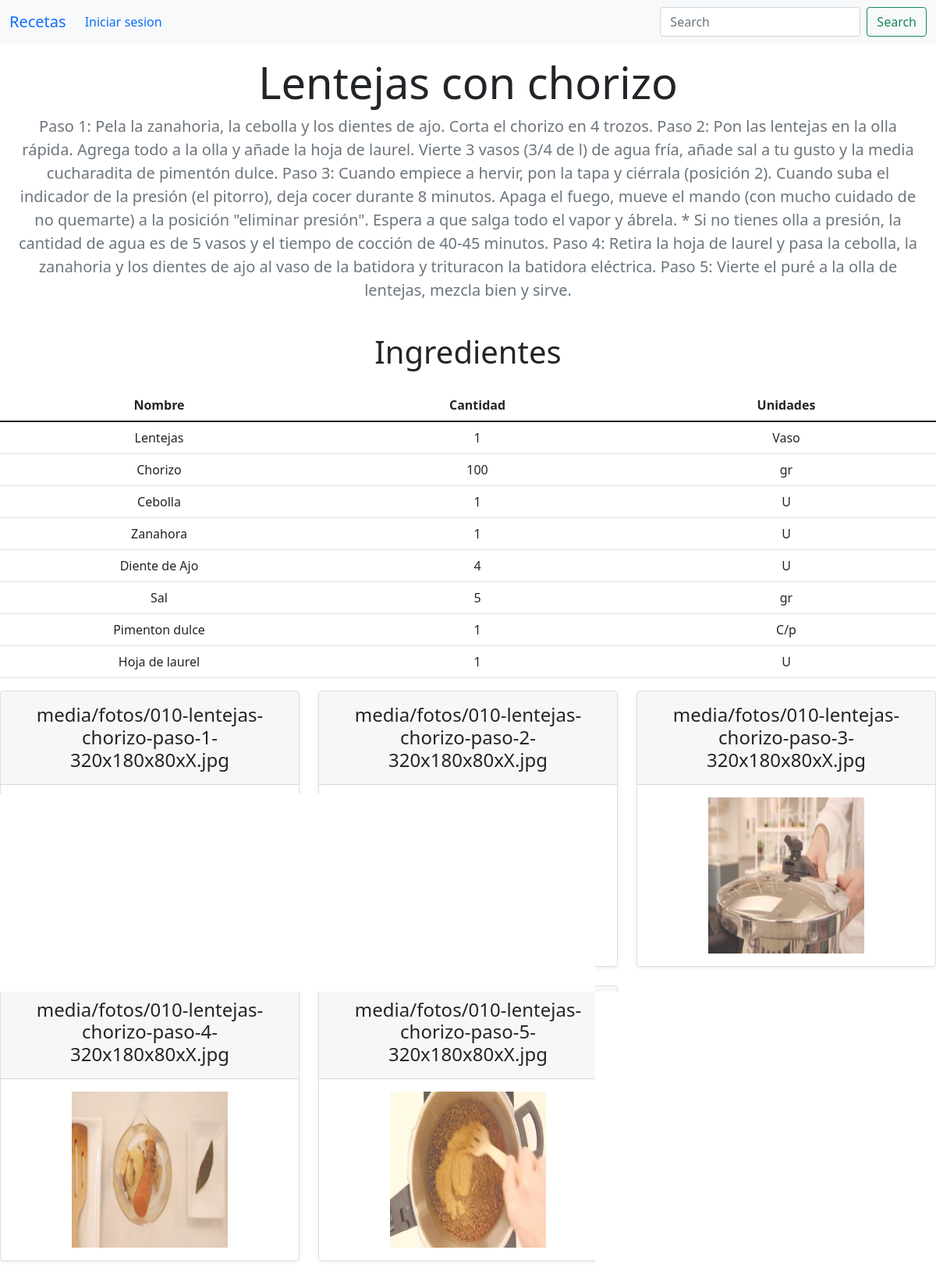
Page /ver_receta/14 on the committed database.
### recetas/models.py (models this page shows, shortened)
class Receta(models.Model):
  nombre       = models.CharField(max_length=200)
  preparación  = models.TextField(max_length=5000)

class Ingrediente(models.Model):
  nombre        = models.CharField(max_length=100)
  cantidad      = models.PositiveSmallIntegerField()
  unidades      = models.CharField(max_length=5)
  receta        = models.ForeignKey(Receta, on_delete=models.CASCADE)

class Foto(models.Model):
    foto = models.FileField(upload_to='media/fotos')
    receta = models.ForeignKey(Receta, on_delete=models.CASCADE, null=False, blank=False)

### recetas/views.py (the view)
# urls.py: path('ver_receta/<int:pk>', views.ver_receta, name='ver_receta'),
def ver_receta(request,pk):
    receta = Receta.objects.get(id=pk)
    ingredientes = Ingrediente.objects.filter(receta = pk)
    fotos = Foto.objects.filter(receta = pk)
    return render(request,'ver_receta.html',{'receta' : receta, 'ingredientes':ingredientes, 'fotos':fotos})

### recetas/templates/ver_receta.html (shortened to what this page needs)
{% extends "base.html" %}
{% load static %}
{% block main %}
<div class="pricing-header p-3 pb-md-4 mx-auto text-center">
  <h1 class="display-4 fw-normal">{{receta.nombre}}</h1>
  <p class="fs-5 text-muted">{{receta.preparación}}</p>
</div>
<h2 class="display-6 text-center mb-4">Ingredientes</h2>
<div class="table-responsive">
  <table class="table text-center">
    <thead>
      <tr>
        <th style="width: 34%;">Nombre</th>
        <th style="width: 34%;">Cantidad</th>
        <th style="width: 34%;">Unidades</th>
      </tr>
    </thead>
    <tbody>
      {% for ingrediente in ingredientes %}
      <tr>
        <td>{{ingrediente.nombre}}</td>
        <td>{{ingrediente.cantidad}}</td>
        <td>{{ingrediente.unidades}}</td>
      </tr>
      {% endfor %}
    </tbody>
  </table>
</div>
<div class="row row-cols-1 row-cols-md-3 mb-3 text-center">
  {% for foto in fotos %}
  <div class="col">
    <div class="card mb-4 rounded-3 shadow-sm">
      <div class="card-header py-3">
        <h4 class="my-0 fw-normal">{{foto.foto}}</h4>
      </div>
      <div class="card-body">
        <img height="200" width="200" title="dashboard" src="/media/{{foto.foto}}" alt="Logo ORI"
          class="brand-image img-circle elevation-3" style="opacity: .8">
      </div>
    </div>
  </div>
  {% endfor %}
</div>
{% endblock %}

### recetas/templates/base.html (shortened to what this page needs)
<!doctype html>
<html lang="en">
<head>
    <link href="https://cdn.jsdelivr.net/npm/bootstrap@5.1.3/dist/css/bootstrap.min.css" rel="stylesheet"
>
</head>
<body>
    <nav class="navbar navbar-expand-lg bg-light">
        <div class="container-fluid">
            <a class="navbar-brand" href="{% url 'recetas' %}">Recetas</a>
            <div class="collapse navbar-collapse" id="navbarSupportedContent">
                <ul class="navbar-nav me-auto mb-2 mb-lg-0">
                    {% if user.is_authenticated %}
                    <li class="nav-item">
                        {{user.email}}
                    </li>
                    <li class="nav-item">
                        <a class="nav-link" href="{% url 'logout' %}">Cerrar sesion</a>
                    </li>
                    <li class="nav-item">
                        <a class="nav-link" href="{% url 'usuarios' %}">Lista de usuarios</a>
                    </li>
                    {%else%}
                    <li class="nav-item">
                        <a class="nav-link" href="{% url 'login' %}">Iniciar sesion</a>
                    </li>
                    {%endif%}
                </ul>
                <form class="d-flex" role="search" method="POST" >
                    <input name="receta" class="form-control me-2" type="search" placeholder="Search" aria-label="Search">
                    <button class="btn btn-outline-success" type="submit">Search</button>
                </form>
            </div>
        </div>
    </nav>
    {% block main %}
    {% endblock %}
</body>
</html>

### rows in the picture
Receta: nombre "Lentejas con chorizo", preparación "Paso 1: Pela la zanahoria, la cebolla y los dientes de ajo. Corta el chorizo en 4 trozos. Paso 2: Pon las lentejas en la olla rápida. Agrega todo a la olla y añade la hoja de laurel. Vierte 3 vasos (3/4 de l) de agua fría, añade sal a tu gusto y la media cucharadita de pimentón dulce. Paso 3: Cuando empiece a hervir, pon la tapa y ciérrala (posición 2). Cuando suba el indicador de la presión (el pitorro), deja cocer durante 8 minutos. Apaga el fuego, mueve el mando (con mucho cuidado de no quemarte) a la posición \"eliminar presión\". Espera a que salga todo el vapor y ábrela. * Si no tienes olla a presión, la cantidad de agua es de 5 vasos y el tiempo de cocción de 40-45 minutos. Paso 4:…"
Ingrediente: nombre "Lentejas", cantidad "1", unidades "Vaso"
Ingrediente: nombre "Chorizo", cantidad "100", unidades "gr"
Ingrediente: nombre "Cebolla", cantidad "1", unidades "U"
Ingrediente: nombre "Zanahora", cantidad "1", unidades "U"
Ingrediente: nombre "Diente de Ajo", cantidad "4", unidades "U"
Ingrediente: nombre "Sal", cantidad "5", unidades "gr"
Ingrediente: nombre "Pimenton dulce", cantidad "1", unidades "C/p"
Ingrediente: nombre "Hoja de laurel", cantidad "1", unidades "U"
Foto: foto "media/fotos/010-lentejas-chorizo-paso-1-320x180x80xX.jpg", foto (picture)
Foto: foto "media/fotos/010-lentejas-chorizo-paso-2-320x180x80xX.jpg", foto (picture)
Foto: foto "media/fotos/010-lentejas-chorizo-paso-3-320x180x80xX.jpg", foto (picture)
Foto: foto "media/fotos/010-lentejas-chorizo-paso-4-320x180x80xX.jpg", foto (picture)
Foto: foto "media/fotos/010-lentejas-chorizo-paso-5-320x180x80xX.jpg", foto (picture)
